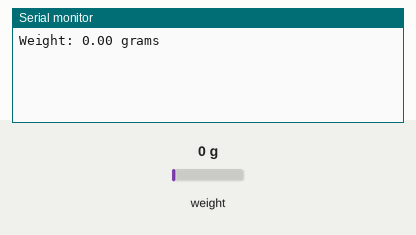
Recording of a sketch running on a simulated Arduino Uno, built with avr-gcc and run on an emulated ATmega328P. Parts: the last lines printed to the serial monitor. The inputs (shaded band) are chosen by the test bench; at power-on: weight on the scale 0 g.

Above: at 2.2 s.
2.3 s: weight on the scale set to 100 g
At 5.6 s:
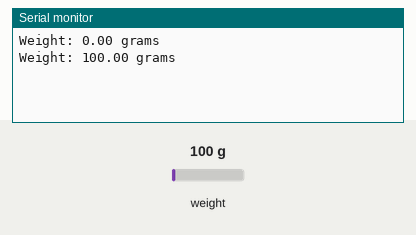
5.8 s: weight on the scale set to 1250 g
At 9.1 s:
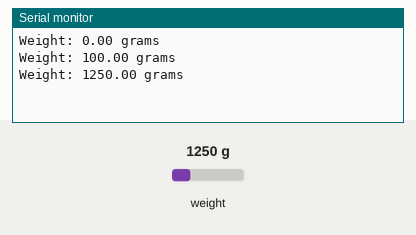
Timing chart, 0 to 10.6 s (numbered marks = the images above; inputs shaded):
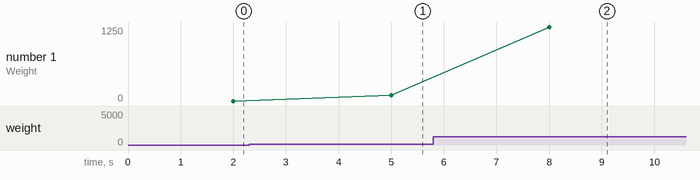

The sketch:

weight.ino
```cpp
#include "HX711.h"
#include<Wire.h>

#define DOUT_PIN 2   // Connect the DOUT pin of HX711 to this Arduino pin
#define CLK_PIN 3    // Connect the CLK pin of HX711 to this Arduino pin

HX711 scale;

void setup() {
    Serial.begin(9600);
    scale.begin(DOUT_PIN, CLK_PIN);
    float calibration_factor = 802.37;
     scale.set_scale(calibration_factor);
    scale.tare();

}

void loop() {
  if (scale.is_ready()) {
  float weight = scale.get_units(10);
    Serial.print("Weight: ");
    Serial.print(weight);
    Serial.println(" grams");
    delay(2000);
  }
}
```

Measured:
- after the input at 2.3 s, the serial monitor: prints a new line after 2.7 s (image 1)
- after the input at 5.8 s, the serial monitor: prints a new line after 2.2 s (image 2)
- plotted number 1: 0 → 100 after the input at 2.3 s, 100 → 1250 after the input at 5.8 s
